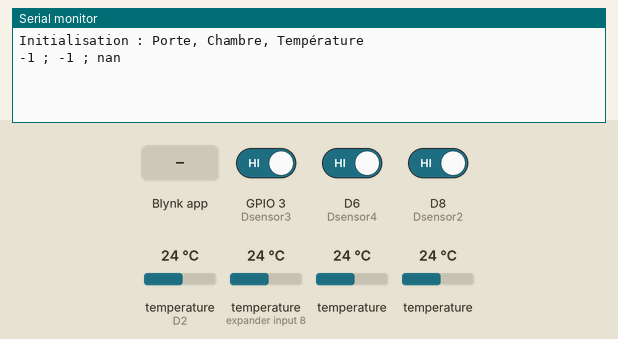
Bench run of a sketch on a simulated ESP8266 (NodeMCU). On the bench: the last lines printed to the serial monitor. Inputs (shaded band) come from the test bench; at power-on: temperature (sensors on D2, expander input 8) 24 °C, temperature 24 °C, GPIO 3 (Dsensor3) HIGH, D6 (Dsensor4) HIGH, D8 (Dsensor2) HIGH. WiFi joins after 1.5 s; servers stay silent unless stated; EEPROM starts erased.

Above: at 3.0 s.
3.1 s: Blynk app writes 1 to V8
At 5.0 s:
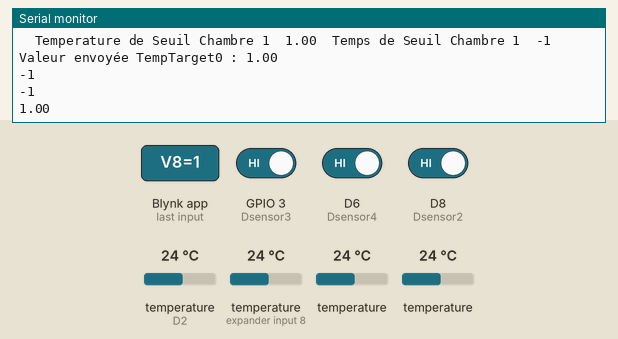
5.1 s: Blynk app writes 1 to V25
8.2 s: Blynk app writes 1 to V28
11.2 s: temperature (sensor on D2) set to 12 °C
At 12.5 s:
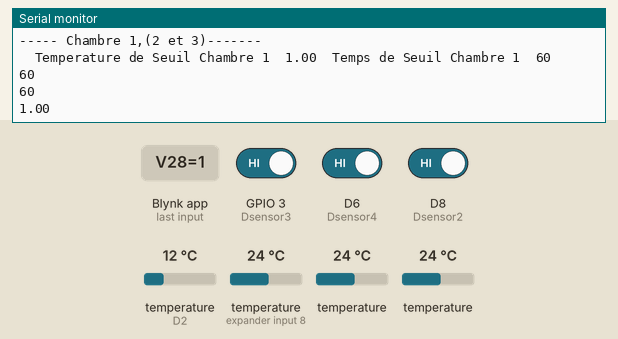
12.7 s: temperature (sensor on expander input 8) set to 12 °C
14.2 s: temperature (sensor 204) set to 12 °C
Timing chart, 0 to 16.7 s (numbered marks = the images above; inputs shaded):
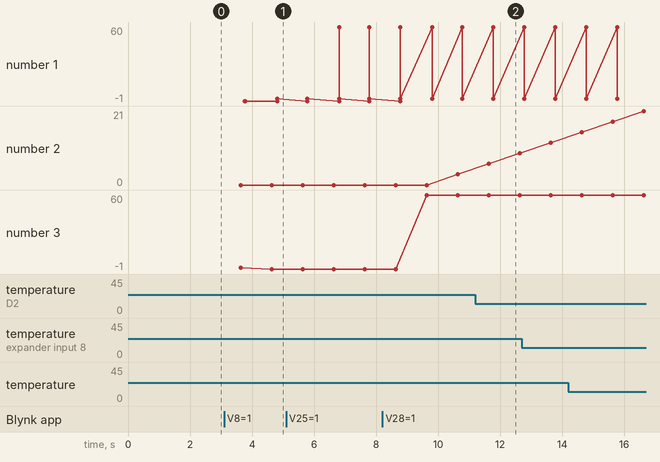

Measured:
- after the input at 3.1 s, the serial monitor: prints a new line after 1.6 s (image 1)
- after the input at 11.2 s, the serial monitor: prints a new line after 0.43 s (image 2)

The sketch:

Chambre_froide_EEPROM.ino
```cpp
// temperature range of the DS18b20
// Temperature Range: -55°C to +125°C.
//D12, D13, D22 Eclairages
// LIGNE 31 MODIFIER LA VALEUR POUR AJUSTER LE TIMER DU TIMER
// For a connection via I2C using Wire include

#include <ESP8266WiFi.h>
#include <BlynkSimpleEsp8266.h>
#define SerialMon Serial
#include <SoftwareSerial.h>
#include <SimpleTimer.h>
#include <OneWire.h>
#include <DallasTemperature.h>
#define BLYNK_PRINT Serial    // Comment this out to disable prints and save space
// Global defines
#define T_TARGET_MIN 0          // Minimum target soil temperature (in degrees Celsius)
#define T_TARGET_MAX 50           // Maximum target soil temperature (in degrees Celsius)
#define COLOR_RED "#E3233F"       // Color of the red LED in Blynk app
#define COLOR_GREEN "#68FC79"     // Color of the green LED in Blynk app

#include <EEPROM.h>


char auth[] = "kqJzXm4Ac3poiPOWJiMyClT0kxh-eBwP";
char ssid[] = "ZEOP-a1cd57_EXT";
char pass[] = "INNBOX3010004180";

// Valentin Dubuc : Ajout du coefficient Temporel  : Temps réellement écoulé en Seconde
// Permet d'incrémenter de X secondes à chaque seconde dites par l'Arduino
int TempsReelSeconde = 3;//LIGNE A MODIFIER POUR AJUSTER LES TIMERS SI WIFI OU GSM
// ----------------------- Fin de l'ajout des secondes réels ------------------


int Adresse = 0;


float TempTarget0; // preset temperature.
float TempTarget1; // preset temperature.
int TempTarget2; // preset temperature.
int TempTarget3; // preset temperature.

// Ajout (Dubuc Valentin) - Variables des timers des chambres et des portes

int TimeTarget0; // preset Timer 1
int TimeTarget1; // preset Timer 2
int TimeTarget2; // preset Timer 3

int pmints_0; // preset Timer Porte 1
int pmints_1; // preset Timer Porte 2
int pmints_2; // preset Timer Porte 3
int pmints_3; // preset Timer Porte 4

// Fin Ajout

SimpleTimer timer;
/*
  SimpleTimer timer1;
  SimpleTimer timer2;
  SimpleTimer timer3;
  SimpleTimer timer4;
  SimpleTimer timer5;
*/

#define ONE_WIRE_BUS 4 // DS18B20 on arduino pin2 corresponds to D4 on physical board "D4 pin on the ndoemcu Module"
OneWire oneWire(ONE_WIRE_BUS);
DallasTemperature DS18B20(&oneWire);


// Dernière modification - Valentin Dubuc
float temp_0; // pas un "int" car on veut la valeur décimale au centième
float temp_1; // pas un "int" car on veut la valeur décimale au centième
float temp_2; // pas un "int" car on veut la valeur décimale au centième
float temp_3; // pas un "int" car on veut la valeur décimale au centième
float temp;
// Fin Modification

float Fahrenheit = 0;


int Dsensor1 = D2; // Refrigerator door sensor
int Dsensor2 = D8; // Refrigerator door sensor
int Dsensor3 = D9; // Refrigerator door sensor
int Dsensor4 = D6; // Refrigerator door sensor

// Tracks the time since last event fired
unsigned long previousMillis = 0;
unsigned long int previoussecs = 0;
unsigned long int currentsecs = 0;
unsigned long currentMillis = 0;
int interval = 1; // 1 second interval


// Temps d'ouverture des portes

int secs_0 = 0; // current seconds
int secs_1 = 0; // current seconds
int secs_2 = 0; // current seconds
int secs_3 = 0; // current seconds

// Plus besoin des minutes dans la version précise, car on calcul directement en seconde
/*
  int mints_0 = 0;  // current minutes
  int mints_1 = 0;  // current minutes
  int mints_2 = 0;  // current minutes
  int mints_3 = 0;  // current minutes
*/

// Temps pendant lequel la température est trop élevée

int c_secs_0 = 0;
int c_secs_1 = 0;
int c_secs_2 = 0;
int c_secs_3 = 0;

// Plus besoin des minutes dans la version précise, car on calcul directement en seconde
/*
  int c_mints_0 = 0;
  int c_mints_1 = 0;
  int c_mints_2 = 0;
  int c_mints_3 = 0;
*/


// Fin de la modification

// Déclaration d'un "tempf" pour chaque chambre, afin de vérifier lesquels sont corrects ou non

int tempf = 0; // Indicateur général de température
int tempf_0 = 0; // indicateur de température (0 = OK, 1 = Trop chaud)
int tempf_1 = 0; // indicateur de température (0 = OK, 1 = Trop chaud)
int tempf_2 = 0; // indicateur de température (0 = OK, 1 = Trop chaud)
int tempf_3 = 0; // indicateur de température (0 = OK, 1 = Trop chaud)


int AncienneValeurChambre = 0;
int AncienneValeurPorte = 0;
float AncienneValeurTemp = 0;


// ------------------------FUNCTIONS------------------------------------------------------

// TempTarget étant une température, on ne la multiplie pas par 60 !

BLYNK_WRITE(V8)
// This function will be calLED every time Slider Widget
// in Blynk app writes values to the Virtual Pin V8
{
  TempTarget0 = param.asInt();  // Assignation de la valeur entrante de la broche V8 à la variable
}

BLYNK_WRITE(V9)
// This function will be calLED every time Slider Widget
// in Blynk app writes values to the Virtual Pin V9
{
  TempTarget1 = param.asInt();  // Assignation de la valeur entrante de la broche V8 à la variable

}
BLYNK_WRITE(V11)
// This function will be calLED every time Slider Widget
// in Blynk app writes values to the Virtual Pin V11
{
  TempTarget2 = param.asInt();  // Assignation de la valeur entrante de la broche V11 à la variable

}
BLYNK_WRITE(V12)
// This function will be calLED every time Slider Widget
// in Blynk app writes values to the Virtual Pin V12
{
  TempTarget3 = param.asInt();  // Assignation de la valeur entrante de la broche V8 à la variable

}


// IL EST POSSIBLE D'AMELIORER LES TEMPS EN RESTANT EN SECONDES
// ENSUITE, IL SUFFIT DE CONSIDERER LES VALEURS DU TIMERS param.asInt(); comme valant 60 * param.asInt()
// Ainsi, il définira un réel temps en minutes, mais pmints_ et TimeTarget seront bien écrit en secondes,
// et le temps en secondes de c_secs_  ou secs_ pourront être comparés à TimeTarget et pmints_


// Ajout (Dubuc Valentin) - Pour régler les 3 Timers des chambres, on va agir de la même façon qu'en haut

BLYNK_WRITE(V25)
{
  TimeTarget0 = 60 * param.asInt();  // Calcul avec la valeur * 60 pour bien la considérer en secondes!

}
BLYNK_WRITE(V26)
{
  TimeTarget1 = 60 * param.asInt();  // Calcul avec la valeur * 60 pour bien la considérer en secondes!

}
BLYNK_WRITE(V27)
{
  TimeTarget2 = 60 * param.asInt();  // Calcul avec la valeur * 60 pour bien la considérer en secondes!

}

// Fin Ajout


// Ajout (Dubuc Valentin) - Pour régler les 4 Timers des Portes, on va agir de la même façon qu'en haut

BLYNK_WRITE(V28)
{
  pmints_0 = 60 * param.asInt();  // Calcul avec la valeur * 60 pour bien la considérer en secondes!

}

BLYNK_WRITE(V29)
{
  pmints_1 = 60 * param.asInt();  // Calcul avec la valeur * 60 pour bien la considérer en secondes!

}

BLYNK_WRITE(V30)

{
  pmints_2 = 60 * param.asInt();  // Calcul avec la valeur * 60 pour bien la considérer en secondes!

}

BLYNK_WRITE(V31)

{
  pmints_3 = 60 * param.asInt();  // Calcul avec la valeur * 60 pour bien la considérer en secondes!

}

// Fin Ajout

// ---------------------------------- FIN FONCTION ------------------


void setup()
{
  SerialMon.begin(9600);
  delay(10);


  Blynk.begin(auth, ssid, pass, "blynk-cloud.com", 8080);

  DS18B20.begin();
  pinMode(Dsensor1, INPUT_PULLUP);
  // pinMode(Dsensor2, INPUT_PULLUP);
  //pinMode(Dsensor3, INPUT_PULLUP);
  // pinMode(Dsensor4, INPUT_PULLUP);

  // EEPROM Initialisation    - - - - - - - - - - - - - - - - - - - - - -

  EEPROM.begin(32);  //EEPROM.begin(Size)

  // Initialiser les curseurs avec les valeurs de l'EEPROM
  Adresse = 0;
  EEPROM.get(Adresse, AncienneValeurPorte);

  Adresse = Adresse + sizeof(AncienneValeurPorte);

  EEPROM.get(Adresse, AncienneValeurChambre);

  Adresse = Adresse + sizeof(AncienneValeurChambre);

  EEPROM.get(Adresse, AncienneValeurTemp);

  Serial.println("Initialisation : Porte, Chambre, Température");
  Serial.print(AncienneValeurPorte);
  Serial.print(" ; ");
  Serial.print(AncienneValeurChambre);
  Serial.print(" ; ");
  Serial.print(AncienneValeurTemp);

  Blynk.virtualWrite(V8, AncienneValeurPorte);//CURSEUR T°1
  Blynk.virtualWrite(V25, AncienneValeurChambre); //CURSEUR Timer Chambre 1
  Blynk.virtualWrite(V28, AncienneValeurTemp); //CURSEUR Timer Porte 1


 // Fin EEPROM Initialisation    - - - - - - - - - - - - - - - - - - - - - -


  timer.setInterval(1000L, getSendData);
  timer.setInterval(1000L, DoorSensor1);
  timer.setInterval(1000L, DoorSensor2);
  timer.setInterval(1000L, DoorSensor3);
  timer.setInterval(1000L, DoorSensor4);

  // Ajout du timer sur les fonctions des chambres

  timer.setInterval(1000L, Chambre1);
  timer.setInterval(1000L, Chambre2);
  timer.setInterval(1000L, Chambre3);

}

void loop()
{

  timer.run(); // Initiates SimpleTimer T°

  Blynk.run();


  /*
    int mon_resultat = Addition(5,3);

    Serial.print("Mon résultat est :");
    Serial.println(mon_resultat);
    Serial.println(Addition(9,9));
  */

}


// Write device data to Blynk app via virtual pins
void UpdateBlynk()
{

  Blynk.virtualWrite(V8, TempTarget0);//CURSEUR T°1
  Blynk.virtualWrite(V9, TempTarget1);//CURSEUR T°2
  Blynk.virtualWrite(V11, TempTarget2);//CURSEUR T°3
  Blynk.virtualWrite(V12, TempTarget3);//CURSEUR T°4

  // Ajout (Dubuc Valentin) - Ajout des curseurs pour les Timers (chambres puis portes)

  // Test d'effectuer la division /60 pour afficher la bonne valeur dans le virtualWrite
  // Puisque sinon, le curseur serait en seconde, hors, on le veut en minute

  Blynk.virtualWrite(V25, TimeTarget0 / 60); //CURSEUR Timer Chambre 1
  Blynk.virtualWrite(V26, TimeTarget1 / 60); //CURSEUR Timer Chambre 2
  Blynk.virtualWrite(V27, TimeTarget2 / 60); //CURSEUR Timer Chambre 3


  Blynk.virtualWrite(V28, pmints_0 / 60); //CURSEUR Timer Porte 1
  Blynk.virtualWrite(V29, pmints_1 / 60); //CURSEUR Timer Porte 2
  Blynk.virtualWrite(V30, pmints_2 / 60); //CURSEUR Timer Porte 3
  Blynk.virtualWrite(V31, pmints_3 / 60); //CURSEUR Timer Porte 4
  // Fin Ajout


}

// Exemple de création de fonction

int Addition(int a, int b)
{
  int resultat = a + b;
  return resultat;
}


/***************************************************
   Send Sensor data to Blynk
 **************************************************/
void getSendData()
{

  DS18B20.requestTemperatures();
  temp_0 = DS18B20.getTempCByIndex(0); // Sensor 1
  temp_1 = DS18B20.getTempCByIndex(1); // Sensor 2
  temp_2 = DS18B20.getTempCByIndex(2); // Sensor 3
  temp_3 = DS18B20.getTempCByIndex(3); // Sensor 4
  Fahrenheit = DS18B20.toFahrenheit(temp); // Fahrenheit

  Serial.println("");
  Serial.print("temp0:  ");
  Serial.print(temp_0);
  Serial.print("    temp1:  ");
  Serial.print(temp_1);
  Serial.print("    temp2: ");
  Serial.println(temp_2);
  Serial.println("");
  // Lecture sur les Portes

  // Inutile d'afficher les minutes puisque dans la version précise, elles n'existent pas vraiment

  Serial.print("SECONDE Porte 1  ");
  Serial.print(secs_0);
  /*
    Serial.print("  minute Porte 1  ");
    Serial.print(mints_0); */
  Serial.print("  Temps de Seuil 1  ");
  Serial.println(pmints_0);

  Serial.println("");

  Serial.println("----- Chambre 1,(2 et 3)-------");

  Serial.print("  Temperature de Seuil Chambre 1  ");
  Serial.print(TempTarget0);
  Serial.print("  Temps de Seuil Chambre 1  ");
  Serial.println(TimeTarget0);


  Blynk.virtualWrite(V2, temp_0); //AFFICHAGE TEMPERATURE CHAMBRES FROIDES 1
  Blynk.virtualWrite(V8, TempTarget0);

  // Ajout (Dubuc Valentin) - Ajout des curseurs pour les Timers (chambres puis portes)

  Blynk.virtualWrite(25, TimeTarget0 / 60); //CURSEUR Timer Chambre 1

  Blynk.virtualWrite(28, pmints_0 / 60); //CURSEUR Timer Porte 1


  // Enregistrement sur l'EEPROM    - - - - - - - - - - - - - - - - - - - - - -

Adresse = 0;
  // Si le temps du curseur de la porte a changé et qu'il est différent de 0

  EEPROM.get(Adresse, AncienneValeurPorte);

  if (pmints_0 != 0 && pmints_0 != AncienneValeurPorte )
  {
    Serial.print("Valeur envoyée pmints_0 : ");
    Serial.println(pmints_0);
    EEPROM.put(Adresse, pmints_0); // V28
    EEPROM.commit();
  }

  Adresse = Adresse + sizeof(pmints_0);


  EEPROM.get(Adresse, AncienneValeurChambre);

  if (TimeTarget0 != 0 && TimeTarget0 != AncienneValeurChambre )
  {
    Serial.print("Valeur envoyée TimeTarget0 : ");
    Serial.println(TimeTarget0);
    EEPROM.put(Adresse, TimeTarget0); // V25
    EEPROM.commit();
  }

  Adresse = Adresse + sizeof(TimeTarget0);


  EEPROM.get(Adresse, AncienneValeurTemp);

  if (TempTarget0 != 0 && TempTarget0 != AncienneValeurTemp )
  {
     Serial.print("Valeur envoyée TempTarget0 : ");
    Serial.println(TempTarget0);
    EEPROM.put(Adresse, TempTarget0); // V8
    EEPROM.commit();
  }

  Adresse = 0;
  Serial.println(EEPROM.get(Adresse, pmints_0));
  Adresse = Adresse + sizeof(pmints_0);

  Serial.println(EEPROM.get(Adresse, TimeTarget0));
  Adresse = Adresse + sizeof(TimeTarget0);

  Serial.println(EEPROM.get(Adresse, TempTarget0));

  /*
    Serial.println(EEPROM.get(0,AncienneValeurPorte));
    Serial.println(EEPROM.get(100,AncienneValeurChambre));
    Serial.println(EEPROM.get(200,AncienneValeurTemp));
  */


// Fin EEPROM     - - - - - - - - - - - - - - - - - - - - - -


}


//  ---------- Vérification des Chambres ------------ //

void Chambre1() {

  Blynk.virtualWrite(V18, 0);
  Blynk.virtualWrite(V19, 255);

  // SI la température dans la chambre 1 est trop élevé :
  // Modification (Dubuc Valentin) - transformation des secs_ en c_secs (timer des chambres et pas des portes)

  if (temp_0 < TempTarget0)
  {
    c_secs_0 = 0;
    //c_mints_0 = 0;
  }

  if (temp_0 >= TempTarget0)
  {
    Blynk.virtualWrite(V18, 255);
    Blynk.virtualWrite(V19, 0);
    currentMillis = millis();
    currentsecs = currentMillis / 1000;
    if ((unsigned long)(currentsecs - previoussecs) >= interval) {
      c_secs_0 = c_secs_0 + TempsReelSeconde; // Temps réel en seconde Arduino

      // SUPPRESSION DU CONCEPT DE MINUTE
      /*
          if (c_secs_0 >= 60 ) // Modification (Dubuc Valentin) - secs_0 >= 60, car une minute correspond à 60s et pas 50s
        {
          c_secs_0 = 0;
        c_mints_0 = c_mints_0 + 1; // Modification (Dubuc Valentin) - la variable mints_0 était mal incrémenté, en effet le code était : "mints_0 = mints_1 + 1;"  or mints_1 n'est pas la bonne variable
      */
      if (c_secs_0 >= TimeTarget0 ) // Modification (Dubuc Valentin) - la variable n'est pas pmints_ mais TimeTarget
      {
        c_secs_0 = 0;
        //c_mints_0 = 0;
        Blynk.notify("Température N° 1 trop élevée  !!!");
      }

      previoussecs = currentsecs;
    }
  }
}

void Chambre2() {

  Blynk.virtualWrite(V20, 0);
  Blynk.virtualWrite(V24, 255);

  // SI la température dans la chambre 2 est trop élevé :
  // Modification (Dubuc Valentin) - transformation des secs_ en c_secs (timer des chambres et pas des portes)

  if (temp_1 < TempTarget1)
  {
    c_secs_1 = 0;
    //c_mints_1 = 0;
  }

  if (temp_1 > TempTarget1)
  {
    Blynk.virtualWrite(V20, 255);
    Blynk.virtualWrite(V24, 0);
    currentMillis = millis();
    currentsecs = currentMillis / 1000;
    if ((unsigned long)(currentsecs - previoussecs) >= interval) {

      c_secs_1 = c_secs_1 +  TempsReelSeconde; // Temps réel en seconde Arduino
      // SUPPRESSION DU CONCEPT DE MINUTE
      /*
        if (c_secs_1 >= 60 ) // Modification (Dubuc Valentin) - secs_0 >= 60, car une minute correspond à 60s et pas 50s
        {
          c_secs_1 = 0;
        c_mints_1 = c_mints_1 + 1;
      */
      if (c_secs_1 >= TimeTarget1 ) // Modification (Dubuc Valentin) - la variable n'est pas pmints_ mais TimeTarget
      {
        c_secs_1 = 0;
        //c_mints_1 = 0;
        // Blynk.notify("Température N° 2 trop élevée  !!!");
      }

      previoussecs = currentsecs;
    }
  }
}

void Chambre3() {

  Blynk.virtualWrite(V22, 0);
  Blynk.virtualWrite(V23, 255);

  // SI la température dans la chambre 1 est trop élevé :
  // Modification (Dubuc Valentin) - transformation des secs_ en c_secs (timer des chambres et pas des portes)

  if (temp_2 < TempTarget2)
  {
    c_secs_2 = 0;
    //c_mints_2 = 0;
  }

  if (temp_2 > TempTarget2) // TempTarget2 et pas TempTarget0
  {
    Blynk.virtualWrite(V22, 255);
    Blynk.virtualWrite(V23, 0);
    currentMillis = millis();
    currentsecs = currentMillis / 1000;
    if ((unsigned long)(currentsecs - previoussecs) >= interval) {

      c_secs_2 = c_secs_2 +  TempsReelSeconde; // Temps réel en seconde Arduino
      // SUPPRESSION DU CONCEPT DE MINUTE
      /*
        if (c_secs_2 >= 60 ) // Modification (Dubuc Valentin) - secs_0 >= 60, car une minute correspond à 60s et pas 50s
        {
          c_secs_2 = 0;
        c_mints_2 = c_mints_2 + 1;
      */
      if (c_secs_2 >= TimeTarget2 )
      {
        c_secs_2 = 0;
        //c_mints_2 = 0;
        // Blynk.notify("Température N° 3 trop élevée  !!!");
      }

      previoussecs = currentsecs;
    }
  }
}


//  ---------- Vérification des Portes ------------ //


void DoorSensor1()
{

  if (digitalRead(Dsensor1) == LOW)
  {
    Blynk.virtualWrite(V6, 0);
    Blynk.virtualWrite(V7, 255);

    secs_0 = 0;
    //mints_0 = 0;
  }

  if (digitalRead(Dsensor1) == HIGH)
  {
    Blynk.virtualWrite(V6, 255);
    Blynk.virtualWrite(V7, 0);
    currentMillis = millis();
    currentsecs = currentMillis / 1000;
    if ((unsigned long)(currentsecs - previoussecs) >= interval) {
      secs_0 = secs_0 +  TempsReelSeconde; // Temps réel en seconde Arduino
      // SUPPRESSION DU CONCEPT DE MINUTE
      /*
        if (secs_0 >= 60 ) // Modification (Dubuc Valentin) - secs_0 >= 60, car une minute correspond à 60s et pas 0s
        {
          secs_0 = 0;
        mints_0 = mints_0 + 1;
      */
      if (secs_0 >= pmints_0 )
      {
        secs_0 = 0;
        //mints_0 = 0;
        Blynk.notify("Porte N°1 ouverte depuis trop longtemps !!!");
      }

      previoussecs = currentsecs;
    }
  }

  Blynk.virtualWrite(V10, "Seconds");
  Blynk.virtualWrite(V10, secs_0);
  Blynk.virtualWrite(V10, "*********");

}

void DoorSensor2()
{

  if (digitalRead(Dsensor2) == LOW)
  {
    Blynk.virtualWrite(V13, 0);
    Blynk.virtualWrite(V14, 255);

    secs_1 = 0;
    //mints_1 = 0;
  }

  if (digitalRead(Dsensor2) == HIGH)
  {
    Blynk.virtualWrite(V13, 255);
    Blynk.virtualWrite(V14, 0);
    currentMillis = millis();
    currentsecs = currentMillis / 1000;
    if ((unsigned long)(currentsecs - previoussecs) >= interval) {
      secs_1 = secs_1 +  TempsReelSeconde; // Temps réel en seconde Arduino
      // SUPPRESSION DU CONCEPT DE MINUTE
      /*
        if (secs_1 >= 60 ) // Modification (Dubuc Valentin) - secs_0 >= 60, car une minute correspond à 60s et pas 0s
        {
          secs_1 = 0;
        mints_1 = mints_1 + 1;
      */
      if (secs_1 >= pmints_1 )
      {
        secs_1 = 0;
        //mints_1 = 0;
        // Blynk.notify("Porte N°2 ouverte depuis trop longtemps !!!");
      }

      previoussecs = currentsecs;
    }
  }

  Blynk.virtualWrite(V15, "Seconds");
  Blynk.virtualWrite(V15, secs_1);
  Blynk.virtualWrite(V15, "*********");

}
void DoorSensor3()
{

  if (digitalRead(Dsensor3) == LOW)
  {
    Blynk.virtualWrite(V16, 0);
    Blynk.virtualWrite(V17, 255);

    secs_2 = 0;
    //mints_2 = 0;
  }

  if (digitalRead(Dsensor3) == HIGH)
  {
    Blynk.virtualWrite(V16, 255);
    Blynk.virtualWrite(V17, 0);
    currentMillis = millis();
    currentsecs = currentMillis / 1000;
    if ((unsigned long)(currentsecs - previoussecs) >= interval) {
      secs_2 = secs_2 + TempsReelSeconde; // Temps réel en seconde Arduino
      // SUPPRESSION DU CONCEPT DE MINUTE
      /*
        if (secs_2 >= 60 ) // Modification (Dubuc Valentin) - secs_0 >= 60, car une minute correspond à 60s et pas 0s
        {
          secs_2 = 0;
        mints_2 = mints_2 + 1;
      */
      if (secs_2 >= pmints_2 )
      {
        secs_2 = 0;
        //mints_2 = 0;
        // Blynk.notify("Porte N°3 ouverte depuis trop longtemps !!!");
      }

      previoussecs = currentsecs;
    }
  }

  Blynk.virtualWrite(V18, "Seconds");
  Blynk.virtualWrite(V18, secs_2);
  Blynk.virtualWrite(V18, "*********");

}

void DoorSensor4()
{

  if (digitalRead(Dsensor4) == LOW)
  {
    Blynk.virtualWrite(V19, 0);
    Blynk.virtualWrite(V20, 255);

    secs_3 = 0;
    //mints_3 = 0;
  }

  if (digitalRead(Dsensor4) == HIGH)
  {
    Blynk.virtualWrite(V19, 255);
    Blynk.virtualWrite(V20, 0);
    currentMillis = millis();
    currentsecs = currentMillis / 1000;
    if ((unsigned long)(currentsecs - previoussecs) >= interval) {
      secs_3 = secs_3 + TempsReelSeconde; // Temps réel en seconde Arduino
      // SUPPRESSION DU CONCEPT DE MINUTE
      /*
        if (secs_3 >= 60 ) // Modification (Dubuc Valentin) - secs_0 >= 60, car une minute correspond à 60s et pas 10s
        {
          secs_3 = 0;
        mints_3 = mints_3 + 1;
      */
      if (secs_3 >= pmints_3 )
      {
        secs_3 = 0;
        //mints_3 = 0;
        // Blynk.notify("Porte N°4 ouverte depuis trop longtemps !!!");
      }

      previoussecs = currentsecs;
    }
  }

  Blynk.virtualWrite(V21, "Seconds");
  Blynk.virtualWrite(V21, secs_3);
  //Blynk.virtualWrite(V21, "Mints");
  //Blynk.virtualWrite(V21, mints_3);
  Blynk.virtualWrite(V21, "*********");

}
```
